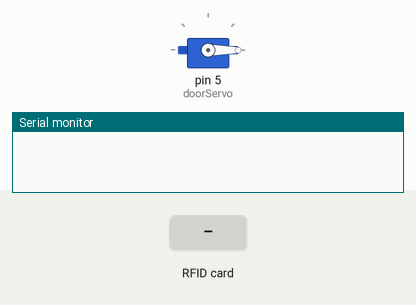
This sketch was run on a simulated Arduino Uno, built with avr-gcc and run on an emulated ATmega328P. On the bench: servo, the last lines printed to the serial monitor. The inputs (shaded band) are chosen by the test bench.

Above: at 1.2 s.
1.3 s: RFID card 12 34 56 78 held to the reader
At 2.7 s:
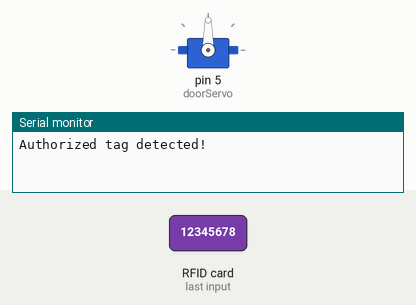
Timing chart, 0 to 7.8 s (numbered marks = the images above; inputs shaded):
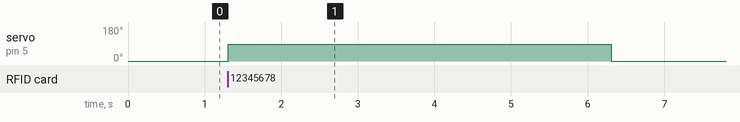

The sketch:

Arduino_Code.ino
```cpp
#include <SPI.h>
#include <MFRC522.h>
#include <Servo.h>

// Define RFID pins
#define RST_PIN 9
#define SS_PIN 10

// Initialize RFID and servo
MFRC522 mfrc522(SS_PIN, RST_PIN);
Servo doorServo;

// Registered RFID tag UID (replace with your tag's UID)
const String authorizedUID = "12:34:56:78";

void setup() {
  // Initialize serial communication
  Serial.begin(9600);

  // Initialize RFID
  SPI.begin();
  mfrc522.PCD_Init();

  // Attach servo to pin
  doorServo.attach(5);
  doorServo.write(0); // Initial closed position
}

void loop() {
  // Check for RFID tag
  if (mfrc522.PICC_IsNewCardPresent() && mfrc522.PICC_ReadCardSerial()) {
    String uid = "";
    for (byte i = 0; i < mfrc522.uid.size; i++) {
      uid += String(mfrc522.uid.uidByte[i], HEX);
      if (i < mfrc522.uid.size - 1) uid += ":";
    }

    // Check if UID is authorized
    if (uid.equalsIgnoreCase(authorizedUID)) {
      Serial.println("Authorized tag detected!");
      doorServo.write(90); // Unlock door
      delay(5000); // Keep door open for 5 seconds
      doorServo.write(0); // Lock door
    } else {
      Serial.println("Unauthorized tag detected!");
    }

    mfrc522.PICC_HaltA();
  }
}
```

Measured:
- after the input at 1.3 s, servo on pin 5 (doorServo): 0° → 90° at once, → 0° 5.0 s later
